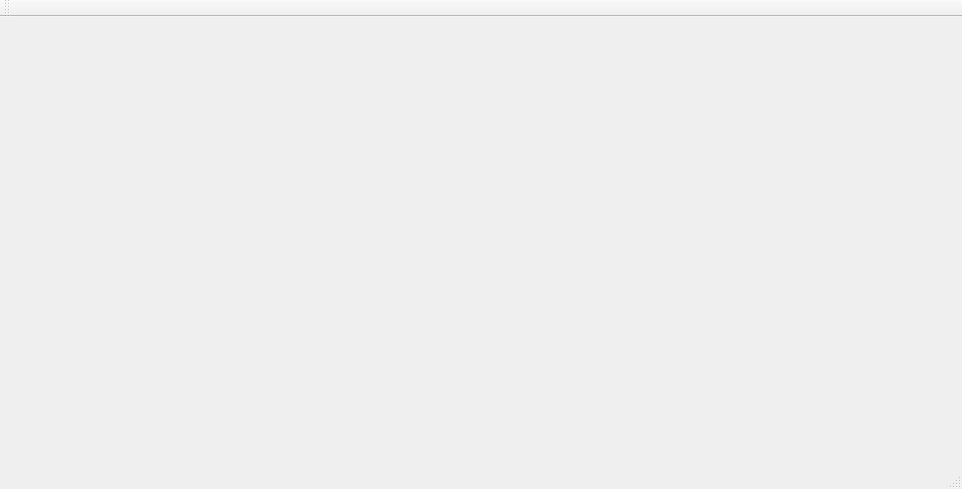
<?xml version="1.0" encoding="UTF-8"?>
<ui version="4.0">
 <class>MainWindow</class>
 <widget class="QMainWindow" name="MainWindow">
  <property name="geometry">
   <rect>
    <x>0</x>
    <y>0</y>
    <width>962</width>
    <height>489</height>
   </rect>
  </property>
  <property name="windowTitle">
   <string>MainWindow</string>
  </property>
  <widget class="QWidget" name="centralWidget"/>
  <widget class="QMenuBar" name="menuBar">
   <property name="geometry">
    <rect>
     <x>0</x>
     <y>0</y>
     <width>962</width>
     <height>26</height>
    </rect>
   </property>
  </widget>
  <widget class="QToolBar" name="mainToolBar">
   <attribute name="toolBarArea">
    <enum>TopToolBarArea</enum>
   </attribute>
   <attribute name="toolBarBreak">
    <bool>false</bool>
   </attribute>
  </widget>
  <widget class="QStatusBar" name="statusBar"/>
 </widget>
 <layoutdefault spacing="6" margin="11"/>
 <resources/>
 <connections/>
</ui>
